Frame 1 (no input): blank canvas, image omitted
Frame 60 (no input): blank canvas, image omitted
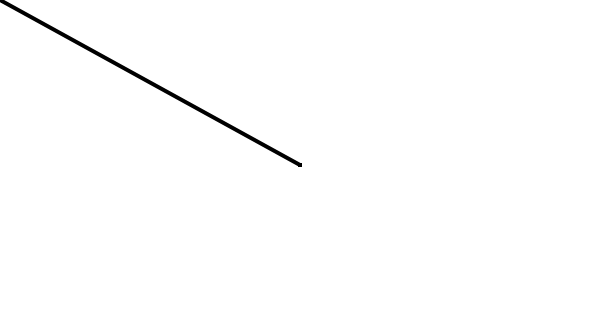
Frame 120 (the mouse pressed at the canvas centre since frame 60)

The p5.js sketch whose frames 1 and 60 were blank and that drew this single picture after the mouse press (run headless with seeded random() and noise() and a simulated clock; from frame 60 on, the mouse is pressed at the canvas centre):

// p5.js sketch
// ── sketch.js
//Creates variables.
var x,y;
var gSlider,fVal;
var colours,red1,black1,green1,blue1,yellow1,orange1,pink1,purple1,brown1,white1;

function setup(){
  //Creates the canvas.
  createCanvas(displayWidth-200,displayHeight-270);
  //Gives the background colour as black. 
  background(255);
  
  colours = createButton('COLOURS');
  colours.position(625, 575);

  red1 = createButton('red');
  red1.position(470, 530);

  black1 = createButton('black');
  black1.position(505, 530);

  green1 = createButton('green');
  green1.position(550, 530);

  blue1 = createButton('blue');
  blue1.position(600, 530);

  yellow1 = createButton('yellow');
  yellow1.position(640, 530);

  orange1 = createButton('orange');
  orange1.position(690, 530);

  pink1 = createButton('pink');
  pink1.position(740, 530);

  purple1 = createButton('purple');
  purple1.position(780, 530);

  brown1 = createButton('brown');
  brown1.position(830, 530);

  white1 = createButton('ERASER');
  white1.position(900, 530);

  //Creates the slider.
  //(min,max,initial)
  gSlider = createSlider(1, 15, 4);
  //(x,y)
  gSlider.position(375, 500);
}

function draw(){

  //Gives the value of mouse position for the variables.
  x = mouseX;
  y = mouseY;

  //Gives the value of slider for fval.
  var fVal = gSlider.value();

  white1.mousePressed(()=>{
    stroke("white");
  })  

  red1.mousePressed(()=>{
    stroke("red");
  })  

  black1.mousePressed(()=>{
    stroke("black");
  })  

  green1.mousePressed(()=>{
    stroke("green");
  })  

  blue1.mousePressed(()=>{
    stroke("blue");
  })  

  yellow1.mousePressed(()=>{
    stroke("yellow");
  })  

  orange1.mousePressed(()=>{
    stroke("orange");
  })  

  pink1.mousePressed(()=>{
    stroke("pink");
  })  

  purple1.mousePressed(()=>{
    stroke("purple");
  })  

  brown1.mousePressed(()=>{
    stroke("brown");
  })  

  //Draws lines.
  if(mouseIsPressed && mouseY<400){
    //stroke(0);
    strokeWeight(fVal);
    line(x,y,pmouseX,pmouseY);
  }

  //Draws the red line
  for (var i = 0; i < 1166; i=i+20) {
    stroke("black");
    strokeWeight(2);
    line(i,400,i+5,400);
  }
}
